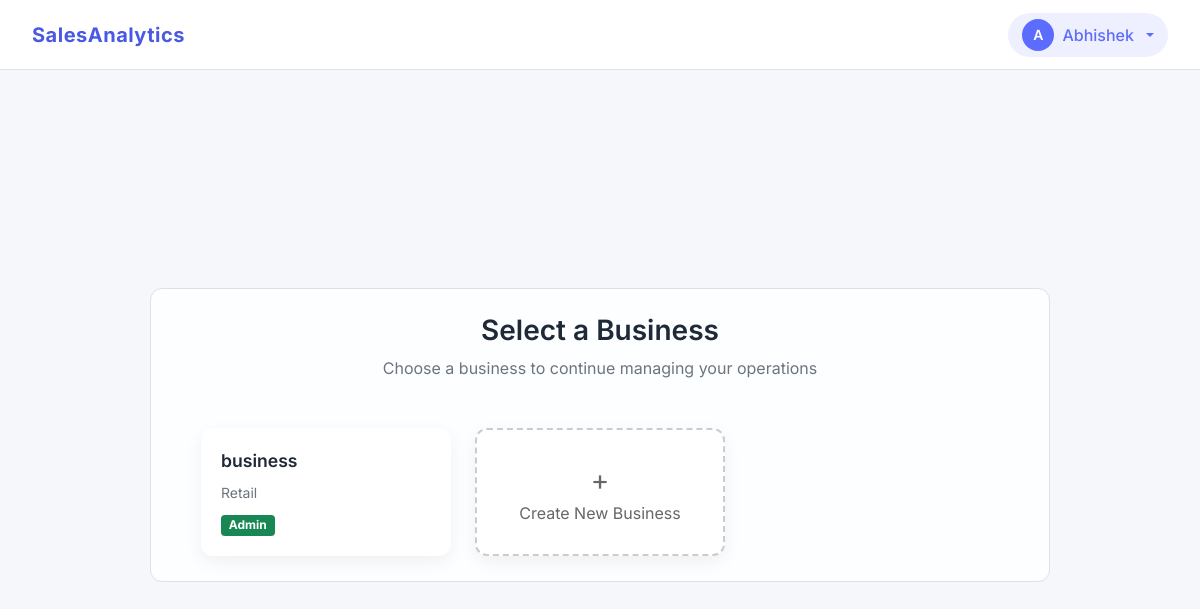
/business/select (signed in), run on an earlier commit of the app's database.
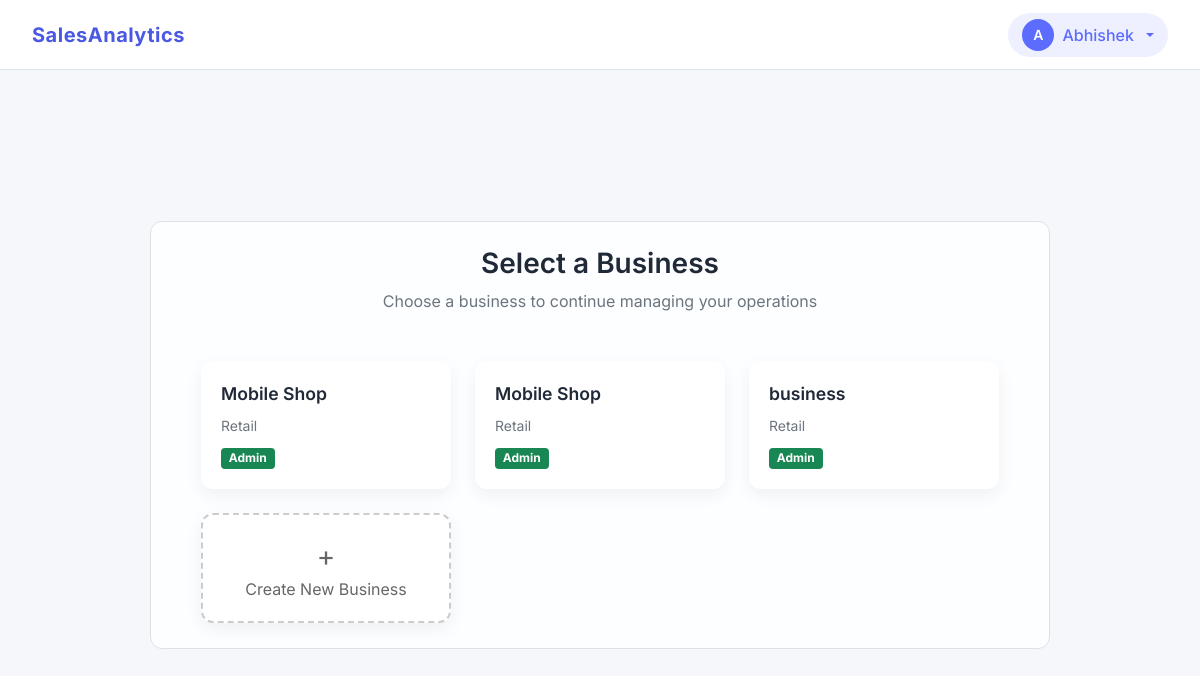
And on a later commit of the database.
### business/models.py (models this page shows, shortened)
class Membership(models.Model):
    class UserRoleChoices(models.TextChoices):
        ADMIN = 'admin', 'Admin'
        STAFF = 'staff', 'Staff'
    user = models.ForeignKey('accounts.User', on_delete=models.CASCADE, related_name='memberships')
    business = models.ForeignKey(Business, on_delete=models.CASCADE)
    role = models.CharField(max_length=10, choices=UserRoleChoices.choices)
    is_active =  models.BooleanField(default=True)
    joined_at = models.DateTimeField(auto_now_add=True)
    class Meta:
        constraints = [
            models.UniqueConstraint(
                fields=['user', 'business'],
                name='unique_user_business'
            )
        ]
        indexes = [
            models.Index(fields=['user', 'business'])
        ]
    def __str__(self):
        return f'{self.user.first_name} {self.user.last_name} - {self.business.name}'

class Business(models.Model):
    class BusinessTypeChoices(models.TextChoices):
        RETAIL = 'retail', 'Retail'
        WHOLESALE = 'wholesale', 'Wholesale'
        SERVICE = 'service', 'Service'
        OTHER = 'other', 'Other'
    name = models.CharField(max_length=200)
    business_type = models.CharField(max_length=20, choices=BusinessTypeChoices.choices, blank=True)
    phone = models.CharField(max_length=15, blank=True)
    email = models.EmailField(blank=True)
    address = models.TextField(blank=True)
    created_by = models.ForeignKey('accounts.User', on_delete=models.CASCADE, related_name='businesses')
    is_active = models.BooleanField(default=True)
    created_at = models.DateTimeField(auto_now_add=True)
    updated_at = models.DateTimeField(auto_now=True)

### business/views.py (the view)
# urls.py: path('select', views.SelectBusinessView.as_view(), name='select_business'),
class SelectBusinessView(View):
    def get(self, request):
        user = request.user
        memberships  = Membership.objects.filter(user=user)
        print(memberships)
        return render(request, 'business/select_business.html', {'memberships': memberships})

### core/context_processors.py (called while the page is built)
def user_role(request):
    if request.user.is_authenticated:
        business_id = request.session.get('business_id')
        if business_id:
            membership = Membership.objects.filter(
                business_id=business_id,
                user=request.user
            ).first()
            if membership:
                return {'user_role': membership.role}
    return {'user_role': None}

### templates/business/select_business.html (shortened to what this page needs)
{% extends "business/base.html" %}
{% load static %}
{% block content %}
<div class="container-box">
    <div class="text-center mb-5">
        <h3 class="section-title">Select a Business</h3>
        <p class="text-muted mb-0">
            Choose a business to continue managing your operations
        </p>
    </div>
    <div class="row g-4">
        {% for membership in memberships %}
        <div class="col-md-6 col-lg-4">
            <a href="{% url 'set_active_business' membership.business.id %}" class="card-link">
                <div class="business-card">
                    <div class="mb-2">
                        <div class="business-name">
                            {{ membership.business.name }}
                        </div>
                    </div>
                    <div class="text-muted small mb-2">
                        {{ membership.business.get_business_type_display|default:"Business" }}
                    </div>
                    <div>
                        {% if membership.role == 'admin' %}
                            <span class="badge bg-success badge-role">Admin</span>
                        {% else %}
                            <span class="badge bg-secondary badge-role">Member</span>
                        {% endif %}
                    </div>
                </div>
            </a>
        </div>
        {% endfor %}
        {% if memberships %}
            <div class="col-md-6 col-lg-4">
                <a href="{% url 'create_business' %}" class="card-link">
                    <div class="business-card create-card">
                        <div class="text-center">
                            <div style="font-size: 28px;">+</div>
                            <div>Create New Business</div>
                        </div>
                    </div>
                </a>
            </div>
        {% endif %}
    </div>
</div>
{% endblock %}

What changed in the data, as far as the page shows it:
added Membership: business.name "Mobile Shop", business.business_type "Retail", role "Admin"
added Membership: business.name "Mobile Shop", business.business_type "Retail", role "Admin"
